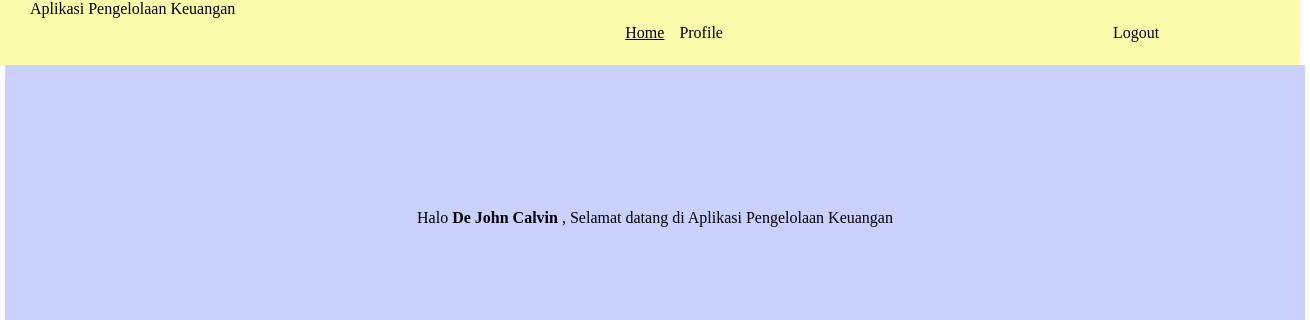
/home.php (signed in), run on the app's committed database.
### tables this page shows
CREATE TABLE `customer1` (
  `NamaDepan` varchar(30) NOT NULL,
  `NamaTengah` varchar(30) NOT NULL,
  `NamaBelakang` varchar(30) NOT NULL,
  `TempatLahir` varchar(30) NOT NULL,
  `TglLahir` date NOT NULL,
  `NIK` bigint(20) NOT NULL,
  `WargaNegara` varchar(30) NOT NULL,
  `Email` varchar(50) NOT NULL,
  `NoHp` varchar(20) NOT NULL,
  `Alamat` text NOT NULL,
  `KodePos` int(8) NOT NULL,
  `FotoProfil` longtext NOT NULL,
  `Username` varchar(30) NOT NULL,
  `Password1` varchar(30) NOT NULL,
  `Password2` varchar(30) NOT NULL
);

### home.php (the view, shortened to what this page needs)
<?php
    include("config.php");
?>
<!DOCTYPE html>
<html lang="en">
<head>
    <link rel="stylesheet" href="style.css">
</head>
<body>
    <?php
            $username = $_SESSION['usernameSession'];
            $str_query = "select * from customer1 where Username = '".$username."'";
            $query = mysqli_query($connection, $str_query);
            $data = mysqli_fetch_array($query);
            $NamaDepan = $data['NamaDepan'];
            $NamaTengah = $data['NamaTengah'];
            $NamaBelakang = $data['NamaBelakang'];
    ?>
    <div class="HomeHeader">
        <div class="TitleHeader">
            Aplikasi Pengelolaan Keuangan
        </div>
        <div class="ButtonHeader1">
            <div class="ButtonHeaderHome">
                <a href="home.php">Home</a>
            </div>
                <a href="profile.php">Profile</a>
            </div>
            <div class="ButtonHeader2">
                <a href="logout.php">Logout</a>
            </div>
        </div>
    <div class="HomeBody">
        <br>
        <br>
        <br>
        <br>
        <br>
        <br>
        <br>
        <br>
            <?php
                echo "<p>Halo ";
                echo "<b>";
                echo $NamaDepan;
                echo  $NamaTengah;
                echo $NamaBelakang;
                echo "</b>";
                echo " , Selamat datang di Aplikasi Pengelolaan Keuangan</p>";
            ?>
    </div>
</body>
</html>

### style.css (style rules this page uses)
* { margin: 0px; }
.HomeHeader { display: flex; flex-direction: row; width: 1300px; height: 65px; gap: 330px; background-color: #FBFCAC; }
.TitleHeader { margin: 0px 30px; }
.ButtonHeader1 { text-decoration: none; display: flex; flex-direction: row; margin: auto 30px; gap: 15px; }
.ButtonHeader1>a { text-decoration: none; color: black; }
.ButtonHeaderHome>a { color: black; }
.ButtonHeader2 { margin: auto 30px; gap: 15px; }
.ButtonHeader2>a { text-decoration: none; color: black; }
.HomeBody { background-color: #CAD1FF; width: 1300px; height: 735px; justify-content: center; text-align: center; margin: auto; }

### data on the page
customer1: NamaDepan "De", NamaTengah "John", NamaBelakang "Calvin"
